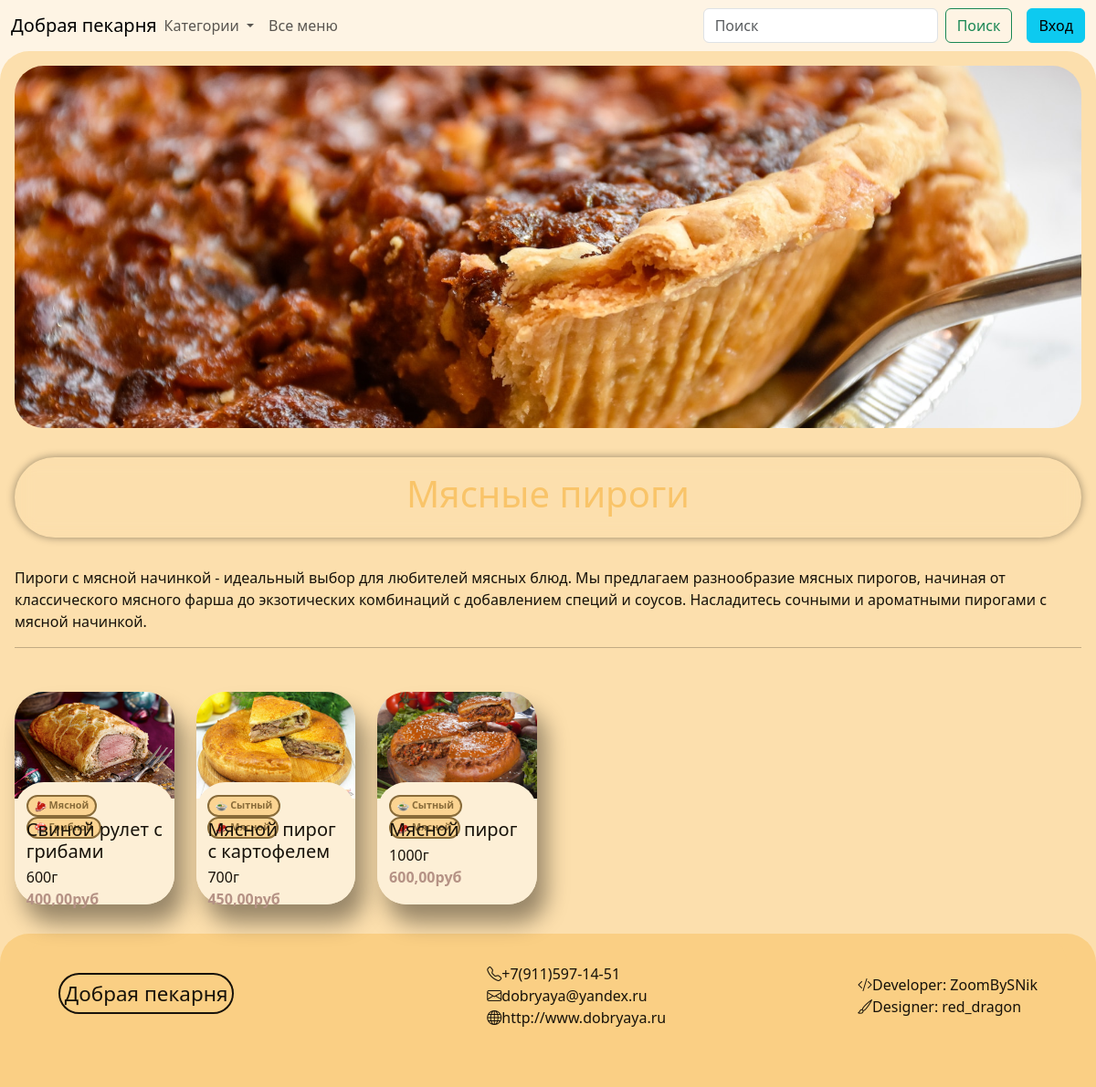
The app's page /topic/3/ with its own data.
### products/models.py (models this page shows, shortened)
class Tag(models.Model):
    title = models.CharField(max_length=64, null=False, blank=False, verbose_name='Наименование для тега')
    title_for_topic = models.CharField(max_length=64, null=True, blank=True, verbose_name='Наименование')
    description = models.TextField(null=True, blank=True, verbose_name='Описание')
    board_image = models.ImageField(null=True, blank=True, upload_to='tags_img/board')
    icon_image = models.ImageField(null=True, blank=True, upload_to='tags_img/icon')
    class Meta:
        verbose_name = 'Тег'
        verbose_name_plural = 'Теги'

class Product(models.Model):
    title = models.CharField(max_length=64, null=False, blank=False, verbose_name='Наименование')
    description = models.TextField(verbose_name='Описание')
    weight = models.IntegerField(null=False, blank=False, verbose_name='Вес (гр.)')
    image = models.ImageField(null=True, blank=True, upload_to='products_img/')
    class Meta:
        verbose_name = 'Продукт'
        verbose_name_plural = 'Продукты'

class TagAndProduct(models.Model):
    product = models.ForeignKey('Product', on_delete=models.CASCADE, null=False, blank=False, verbose_name='Продукт')
    tag = models.ForeignKey('Tag', on_delete=models.CASCADE, null=False, blank=False, verbose_name='Тег')
    class Meta:
        verbose_name = 'Тег и продукт'
        verbose_name_plural = 'Теги и продукты'
        unique_together = ('product', 'tag')

### pages/views.py (the view)
# urls.py: path('topic/<int:topic_id>/', views.topic, name='topic'),
def topic(request, topic_id):
    topic = get_object_or_404(Tag, id=topic_id)
    orders = get_popular(None).annotate(price=F('pricelistposition__price'))
    orders = orders.filter(tagandproduct__tag__id=topic.id)
    topics = Tag.objects.all()
    response = {
        'orders': orders,
        'topic': topic,
    }
    response = response | context_for_navbar(request)
    return render(request, "products/topic_list.html", response)

### pages/views.py (called while the page is built)
def get_popular(count):
    popular_products = Product.objects.annotate(
        total_orders=Count('pricelistposition__orderposition__order', distinct=True)
    ).order_by('-total_orders')[:count]
    latest_price_list_id = PriceList.objects.aggregate(latest_id=Max('id'))['latest_id']
    latest_prices = PriceListPosition.objects.filter(price_list_id=latest_price_list_id).select_related('product')
    for product in popular_products:
        product.latest_price = latest_prices.get(product=product).price
    return popular_products

def context_for_navbar(request):
    cart = request.COOKIES.get('cart', '')
    topics = Tag.objects.all()
    orders_for_check = Order.objects.filter(customer=request.user.id)
    return {'cart': cart, 'topics': topics, 'orders_for_check': orders_for_check}

### pages/templates/products/topic_list.html (shortened to what this page needs)
{% extends 'base.html' %}
{% block content %}
<div class="row expanding-div">
    <div class="col-12" style="aspect-ratio: 3/1; text-align: center">
        <img src="{{ MEDIA_URL }}{{ topic.board_image.url}}" class="d-block w-100 img-in-topic">
        <div class="for-text-in-topic">
            <h1 class="text-in-topic">{{ topic.title_for_topic }}</h1>
        </div>
    </div>
    <div class="col-12">
        <p>{{ topic.description }}</p>
        <hr>
    </div>
    <div>
        {% include 'objects/card.html' with orders=orders %}
    </div>
</div>
{% endblock %}

### pages/templates/objects/card.html (shortened to what this page needs)
{% block content %}
    <div class="row row-cols-lg-6 row-cols-md-3 row-cols-sm-2">
        {% for item in orders %}
            <div class="col" style="margin-top: 2em">
                <div class="card custom-card" onclick="location.href='/';">
                    <div style="height: 50%;">
                        <img src="{{ MEDIA_URL }}{{ item.image.url }}" class="card-img-top">
                    </div>
                    <div class="card-body custom-card-body">
                        <div style="height: 6%; font-size: 0.9em">
                            {% for tagandproduct in item.tagandproduct_set.all|slice:":2" %}
                                <a class="badge rounded-pill text-bg custom-tag" style="height: 2.2em;" href="{% url 'topic' tagandproduct.tag.id %}">
                                        <img src="{{ MEDIA_URL }}{{ tagandproduct.tag.icon_image.url }}" class="tag-img">
                                        {{ tagandproduct.tag.title }}
                                    </a>
                            {% endfor %}
                        </div>
                        <div style="height: 60%">
                            <h5 style="margin-bottom: 0.2em; margin-top: 1em">{{ item.title }}</h5>
                            {{ item.weight }}г
                            <div style="color: #b59285; font-weight: bold">{{ item.price }}руб</div>
                        </div>
                        <div class="text-end" style="height: 40%">
                        </div>
                    </div>
                </div>
            </div>
        {% endfor %}
    </div>
{% endblock content %}

### pages/templates/objects/card.html (style rules this page uses)
.custom-card-body { height: 50%; padding: 0.8em; margin-top: -10%; border-radius: 2em; background: #fdefd6; }
.custom-card { height: auto; border-radius: 2em; aspect-ratio: 3/4; background: #fdefd6; border-style: none; box-shadow: 10px 20px 25px rgba(0, 0, 0, 0.4); }
.card-img-top { width: 100%; height: 100%; object-fit: cover; border-top-left-radius: 2em; border-top-right-radius: 2em; }
.tag-img { width: 1.2em; height: 1.2em; }
.custom-tag { border-style: solid; border-width: .2em; border-color: #886b39; background: #fbd492; color: #886b39; margin-right: 0.1em; text-decoration: none; }

### pages/templates/products/topic_list.html (style rules this page uses)
.expanding-div { display: inline-flex; margin-bottom: 2em; }
.img-in-topic { width: 100%; height: 100%; object-fit: cover; border-radius: 2rem; }
.text-in-topic { background-color: transparent; mix-blend-mode: difference; color: #f9c469; }
.for-text-in-topic { display: flow; padding: 1em; min-width: 10px; background-color: transparent; transition: background-color 0.3s ease-in-out; backdrop-filter: blur(10px); border-radius: 1000px; box-shadow: 0 0 10px rgba(0, 0, 0, 0.4); margin-top: 2em; margin-bottom: 2em; }

### pages/templates/base.html (style rules this page uses)
* { color: #17120a; }

### records on screen
Tag: board_image (picture), title_for_topic "Мясные пироги", description "Пироги с мясной начинкой - идеальный выбор для любителей мясных блюд. Мы предлагаем разнообразие мясных пирогов, начиная от классического мясного фарша до экзотических комбинаций с добавлением специй и соусов. Насладитесь сочными и ароматными пирогами с мясной начинкой."
Product: image (picture), title "Свиной рулет с грибами", weight "600", price "400,00"
TagAndProduct: tag.icon_image (picture), tag "Мясной"
TagAndProduct: tag.icon_image (picture), tag "Грибной"
Product: image (picture), title "Мясной пирог с картофелем", weight "700", price "450,00"
TagAndProduct: tag.icon_image (picture), tag "Сытный"
TagAndProduct: tag.icon_image (picture), tag "Мясной"
Product: image (picture), title "Мясной пирог", weight "1000", price "600,00"
TagAndProduct: tag.icon_image (picture), tag "Сытный"
TagAndProduct: tag.icon_image (picture), tag "Мясной"
